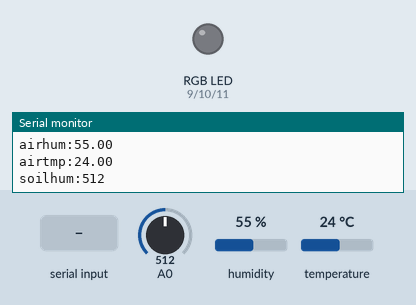
The sketch below on a simulated Arduino Uno, built with avr-gcc and run on an emulated ATmega328P. On the bench: an RGB LED mixed from three pins (HIGH = lit), the last lines printed to the serial monitor. The inputs (shaded band) are chosen by the test bench; at power-on: A0 = 512, humidity 55 %, temperature 24 °C. Dim RGB values are drawn brighter than linear.

Above: at 1.8 s.
1.9 s: "R90\n" received over Serial
At 2.6 s:
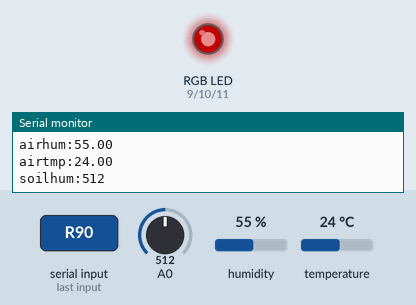
3.5 s: "R,45\n" received over Serial
At 5.0 s:
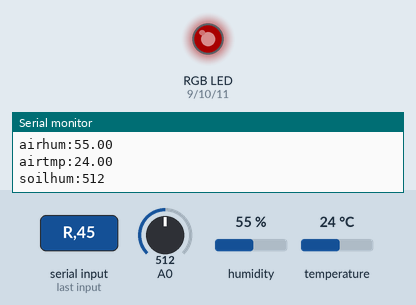
5.5 s: "G90\n" received over Serial
At 7.2 s:
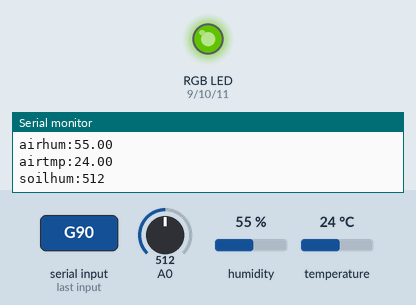
7.5 s: "G,45\n" received over Serial
At 8.8 s:
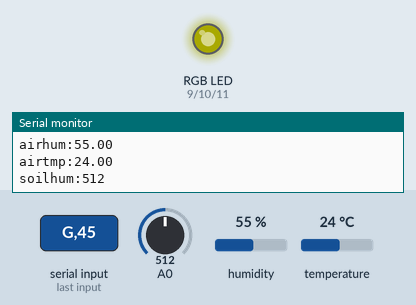
9.6 s: "B90\n" received over Serial
At 11.3 s:
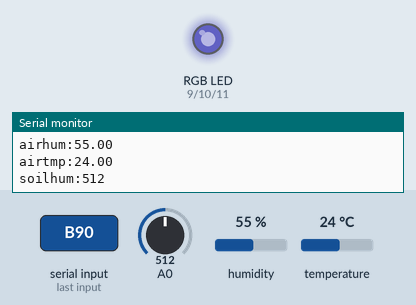
11.6 s: "B,45\n" received over Serial
At 12.5 s:
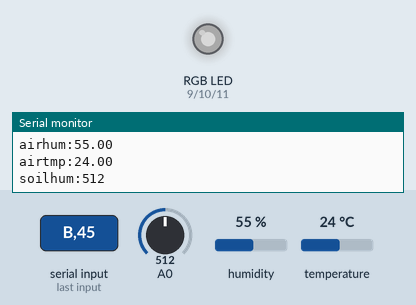
Timing chart, 0 to 14.6 s (numbered marks = the images above; inputs shaded):
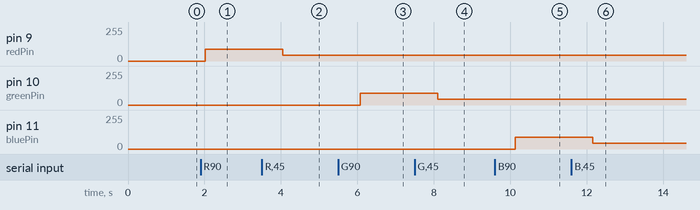

Measured:
- after the input at 1.9 s, pin 9 (redPin): 0/255 → 90/255 after 0.13 s
- after the input at 3.5 s, pin 9 (redPin): 90/255 → 45/255 after 0.55 s
- after the input at 5.5 s, pin 10 (greenPin): 0/255 → 90/255 after 0.58 s
- after the input at 7.5 s, pin 10 (greenPin): 90/255 → 45/255 after 0.60 s
- after the input at 9.6 s, pin 11 (bluePin): 0/255 → 90/255 after 0.53 s
- after the input at 11.6 s, pin 11 (bluePin): 90/255 → 45/255 after 0.56 s

The sketch:

Sprout.ino
```cpp
#include "DHT.h" //DHT Bibliothek laden
#define DHTPIN 2 //Der Sensor wird an PIN 2 angeschlossen
#define DHTTYPE DHT11    // Es handelt sich um den DHT11 Sensor
DHT dht(DHTPIN, DHTTYPE); //Der Sensor wird ab jetzt mit „dth“ angesprochen

int soilhum = 0;

int incomingByte;
int redPin= 9;
int greenPin = 10;
int bluePin = 11;

int rValue = 0;
int gValue = 0;
int bValue = 0;

void setup()
{
  //Set up RGB LED
  pinMode(redPin, OUTPUT);
  pinMode(greenPin, OUTPUT);
  pinMode(bluePin, OUTPUT);

  //
  Serial.begin(9600);
  dht.begin(); //DHT11 Sensor starten
}

void loop()
{
  //Soil humidity
  soilhum = analogRead(A0);
  Serial.print("soilhum:");
  Serial.println(soilhum);

  //Temperature and air humidity
  delay(1000); //Zwei Sekunden Vorlaufzeit bis zur Messung (der Sensor ist etwas träge)

  float Luftfeuchtigkeit = dht.readHumidity(); //die Luftfeuchtigkeit auslesen und unter „Luftfeutchtigkeit“ speichern
  float Temperatur = dht.readTemperature();//die Temperatur auslesen und unter „Temperatur“ speichern

  Serial.print("airhum:"); //Im seriellen Monitor den Text und
  Serial.println(Luftfeuchtigkeit); //die Dazugehörigen Werte anzeigen
  Serial.print("airtmp:");
  Serial.println(Temperatur);

  //RGB LED
    while(Serial.available() > 0)
    {
      incomingByte = Serial.read();

      if(incomingByte == 'R')
      {
        rValue = Serial.parseInt();
      }

      if(incomingByte == 'G')
      {
        gValue = Serial.parseInt();
      }

      if(incomingByte == 'B')
      {
        bValue = Serial.parseInt();
      }
  }

  //Set LED color
  setColor(rValue, gValue, bValue);
}

void setColor(int redValue, int greenValue, int blueValue)
{
  analogWrite(redPin, redValue);
  analogWrite(greenPin, greenValue);
  analogWrite(bluePin, blueValue);
}
```
